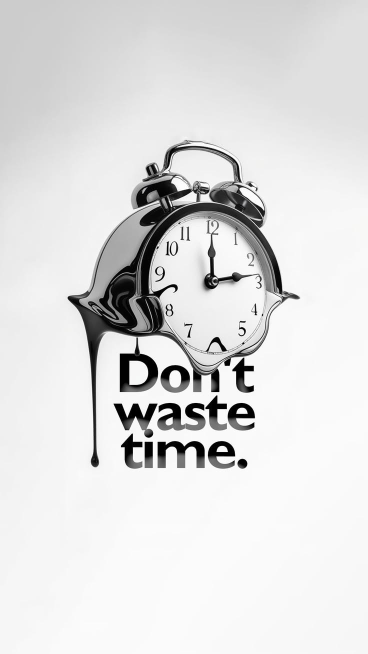
#> input picture motif297-film/assets/posters/clock_dont_waste_time.jpg, 736 x 1308 px (shown at 1/2 size); its folder holds only this picture in this run
$ python package.py
#> lines starting #> are read from the running program, lines starting #| are printed output that depends on the picture; after the words box and inside, x2 and y2 are one past the last pixel; in counts of white or black regions, pixels touching at a corner belong together
### motif297-film/src/engine.py
"""MOTIF 297 brand film — rendering engine.

Virtual camera over flat artwork: every poster (and the wall) is a plane in
3D space, viewed through a pinhole camera. Depth of field is derived from the
real per-pixel depth of that plane, motion blur from sub-frame camera samples.
Everything is procedural so the film can be re-rendered or re-timed exactly.
"""
import math
import os

import cv2
import numpy as np
from PIL import Image, ImageDraw, ImageFont

ROOT = os.path.dirname(os.path.dirname(os.path.abspath(__file__)))
ASSETS = os.path.join(ROOT, "assets")

W, H, FPS = 1080, 1920, 30
FOCAL = 1500.0
K = np.array([[FOCAL, 0, W / 2], [0, FOCAL, H / 2], [0, 0, 1.0]])

cv2.setNumThreads(1)


def hexrgb(h):
    return np.array([int(h[i:i + 2], 16) for i in (1, 3, 5)], np.float32) / 255.0


OBSIDIAN = hexrgb("#171717")
PAPER = hexrgb("#F4F0E8")
CONCRETE = hexrgb("#B7B2AA")
RUST = hexrgb("#B64A3A")

# ----------------------------------------------------------------- easing ---


def c01(x):
    return 0.0 if x < 0 else 1.0 if x > 1 else x


def e_lin(t):
    return t


def e_out_expo(t):
    return 1.0 if t >= 1 else 1 - 2 ** (-10 * t)


def e_in_expo(t):
    return 0.0 if t <= 0 else 2 ** (10 * t - 10)


# [6 lines left out: function e_inout_expo, not called in this run]


def e_out_cubic(t):
    return 1 - (1 - t) ** 3


def e_in_cubic(t):
    return t ** 3


def e_inout_cubic(t):
    return 4 * t ** 3 if t < .5 else 1 - (-2 * t + 2) ** 3 / 2


def e_out_quint(t):
    return 1 - (1 - t) ** 5


def e_inout_sine(t):
    return -(math.cos(math.pi * t) - 1) / 2


# [15 lines left out: function key, not called in this run]


def ramp(f, f0, f1, ease=e_out_expo):
    return ease(c01((f - f0) / max(1e-6, f1 - f0)))

# ----------------------------------------------------------------- camera ---


# [6 lines left out: function rotm, not called in this run]


class Cam:
    """Pinhole camera aimed at `target` (a point on the Z=0 plane) from `dist`."""

    # [12 lines left out: functions __init__, plane_H, not called in this run]

    def wall_H(self):
        return self.plane_H((0, 0, 0), (1, 0, 0), (0, 1, 0))

    def project(self, P):
        p = self.R @ (np.asarray(P, float) - self.C)
        return np.array([FOCAL * p[0] / p[2] + W / 2, FOCAL * p[1] / p[2] + H / 2]), p[2]

    # [32 lines left out: functions invz_map, dof_map, blur_fast, not called in this run]


SIG_LEVELS = [0.0, 1.5, 3.0, 6.0, 12.0, 24.0, 48.0]


# [36 lines left out: functions variable_blur, bloom, not called in this run]


def over(dst, rgb_premul, alpha):
    """Composite premultiplied rgb with alpha (H,W) over dst."""
    return rgb_premul + dst * (1 - alpha[..., None])


# ---------------------------------------------------------------- posters ---

class Poster:
    def __init__(self, name, path):
        self.name = name
        img = cv2.cvtColor(cv2.imread(path, cv2.IMREAD_COLOR), cv2.COLOR_BGR2RGB)
        img = img.astype(np.float32) / 255.0
        self.h, self.w = img.shape[:2]
        self.img = img
        self.levels, self.full = [], []
        cur = img
        for _ in range(6):
            pad = cv2.copyMakeBorder(cur, 2, 2, 2, 2, cv2.BORDER_CONSTANT, value=0)
            a = np.zeros(pad.shape[:2], np.float32)
            a[2:-2, 2:-2] = 1.0
            self.levels.append((np.dstack([pad, a]), cur.shape[1] / self.w, cur.shape[0] / self.h))
            self.full.append((cur, cur.shape[1] / self.w, cur.shape[0] / self.h))
            cur = cv2.resize(cur, (max(2, cur.shape[1] // 2), max(2, cur.shape[0] // 2)),
                             interpolation=cv2.INTER_AREA)

    # [35 lines left out: functions _scale_at, _level, warp_rgba, warp_full, not called in this run]


def load_posters():
    d = os.path.join(ASSETS, "posters")
    files = {
        "clock": "clock_dont_waste_time.jpg",
        "gt3black": "porsche_gt3rs_black.jpg",
        "gt3blue": "porsche_911gt3_blue.jpg",
        "rsblue": "porsche_gt3rs_blue_rear.jpg",
        "supra": "toyota_supra_mk5.jpg",
        "peaky": "peaky_blinders.jpg",
        "cr7": "cr7.jpg",
    }
    return {k: Poster(k, os.path.join(d, v)) for k, v in files.items()}


def macro_cam(target, scale, yaw=0.0, pitch=0.0, roll=0.0):
    """Camera over a poster whose world units are source pixels."""
    return Cam(target, FOCAL / scale, yaw, pitch, roll)


def render_macro(poster, cam, dof=0.0, focus=None):
    img = poster.warp_full(cam.wall_H())
    return variable_blur(img, dof_map(cam, dof, focus))


# [11 lines left out: function motion_samples, not called in this run]


# ------------------------------------------------------------------- type ---

FONT_FILES = {w: os.path.join(ASSETS, "fonts", f"jost-{w}.ttf") for w in (300, 400, 500, 600, 700)}
_fonts, _masks = {}, {}


# [36 lines left out: functions font, text_mask, not called in this run]


def text_width(text, size, weight=500, track=0.0):
    return text_mask(text, size, weight, track)[2]


# [59 lines left out: functions draw_mask, draw_text, rect, not called in this run]

# -------------------------------------------------------------- finishing ---


def _sig(x):
    return 1 / (1 + np.exp(-6 * (x - 0.5)))


_S0, _S1 = _sig(0.0), _sig(1.0)


# [7 lines left out: function grade, not called in this run]


_yy, _xx = np.mgrid[0:H, 0:W].astype(np.float32)
_r = np.sqrt(((_xx - W / 2) / (W * 0.62)) ** 2 + ((_yy - H / 2) / (H * 0.62)) ** 2)
VIGNETTE = (1.0 - 0.16 * np.clip(_r - 0.35, 0, None) ** 1.6).astype(np.float32)[..., None]
del _yy, _xx, _r

_rng = np.random.default_rng(297)
GRAIN = []
for _ in range(6):
    g = _rng.standard_normal((H, W)).astype(np.float32)
    g = cv2.GaussianBlur(g, (0, 0), 0.65)
    GRAIN.append(g / g.std())


# [7 lines left out: function finish, not called in this run]

### motif297-film/src/film.py
"""MOTIF 297 — "Walls With a Point of View" — shot timeline and render.

100 BPM -> one beat = 18 frames at 30 fps. Every cut and hit sits on that grid.
Run:  python3 film.py            (full render, 3 versions + audio mux)
      python3 film.py stills 0 18 72 ...   (QC stills)
"""
import json
import math
import os
import subprocess
import sys
from multiprocessing import get_context

import numpy as np
import cv2

from engine import (W, H, FPS, FOCAL, OBSIDIAN, PAPER, CONCRETE, RUST, Cam, key, ramp, c01,
                    e_lin, e_out_expo, e_in_expo, e_out_cubic, e_in_cubic, e_inout_cubic,
                    e_inout_sine, e_out_quint, macro_cam, render_macro, variable_blur, dof_map,
                    blur_fast, bloom, grade, finish, load_posters, motion_samples, draw_text,
                    draw_mask, text_mask, text_width, font, rect)

BEAT = 18
TOTAL = 846  # 28.2 s

ROOT = os.path.dirname(os.path.dirname(os.path.abspath(__file__)))
OUT = os.path.join(ROOT, "deliverables")

P = None
WALL = None

# --------------------------------------------------------------- the wall ---

SLOT_W, SLOT_H = 21.0, 29.7          # A4 in cm
LAYOUT = {                            # 2-3-2 arrangement, 6 cm gutters
    "clock": (-13.5, -35.7), "gt3blue": (13.5, -35.7),
    "cr7": (-27.0, 0.0), "gt3black": (0.0, 0.0), "supra": (27.0, 0.0),
    "rsblue": (-13.5, 35.7), "peaky": (13.5, 35.7),
}
# landing frame (poster flat on the wall) — all on the beat grid
LAND = {"gt3black": 432, "clock": 468, "supra": 486, "rsblue": 504,
        "gt3blue": 513, "cr7": 522, "peaky": 531}
LIGHT_DIR = np.array([0.42, 0.55, 1.0]) / np.linalg.norm([0.42, 0.55, 1.0])


# [6 lines left out: function sbox, not called in this run]


class WallWorld:
    PPC, LPC = 6.0, 2.0
    X0, X1, Y0, Y1 = -170.0, 170.0, -240.0, 240.0

    # [122 lines left out: functions __init__, light_tex, poster_dims, poster_state, quad_mask, render_wall and 1 more, not called in this run]


TAIL_DY = 58.0
LINE_Y = 960 - TAIL_DY * 3.25


# [51 lines left out: functions plate_A, rect_mask, cam_B, not called in this run]


YAW_B = 32


# [11 lines left out: functions plate_B, cam_C, not called in this run]


def plate_C(f):
    return grade(render_macro(P["supra"], cam_C(f), 30))


# D — CR letterforms: whip lands, focus on the type, the figure falls out of focus
def cam_D(f):
    tx = key(f, [(153, -420), (165, 300, e_out_expo), (189, 330, e_lin)])
    return macro_cam((tx, 430), 3.6, 10, 26, 0)


def plate_D(f):
    return grade(render_macro(P["cr7"], cam_D(f), 34))


# E — editorial title type, slow track, then a roll that spins into the wheel
# [5 lines left out: function cam_E, not called in this run]


def plate_E(f):
    return grade(render_macro(P["peaky"], cam_E(f), 34))


# F — wheel: the roll resolves, then a push through the hub
# [4 lines left out: function cam_F, not called in this run]


def plate_F(f):
    return grade(render_macro(P["gt3blue"], cam_F(f), 30))


# G — the push lands on a full beauty frame of the car, then light floods to paper
# [13 lines left out: functions cam_G, plate_G, not called in this run]


# --- H: the format card (A4, 210 x 297 mm) -----------------------------------

_rng = np.random.default_rng(11)
_fib = _rng.standard_normal((H // 2, W // 2)).astype(np.float32)
_fib = cv2.GaussianBlur(_fib, (0, 0), sigmaX=3.0, sigmaY=0.7)
_fib = cv2.resize(_fib / _fib.std(), (W, H), interpolation=cv2.INTER_CUBIC)
_gy, _gx = np.mgrid[0:H, 0:W].astype(np.float32)
_grad = (1.035 - 0.10 * ((_gx / W) * 0.4 + (_gy / H) * 0.6)).astype(np.float32)
PAPER_TEX = (PAPER[None, None, :] * (_grad * (1 + 0.010 * _fib))[..., None]).astype(np.float32)
OBS_TEX = (OBSIDIAN[None, None, :] * (1.0 + 0.10 * np.exp(-(((_gx - W / 2) / 700) ** 2 + ((_gy - H * 0.47) / 900) ** 2))
                                      + 0.02 * _fib)[..., None]).astype(np.float32)
del _gy, _gx

A4_W, A4_H = 500.0, 500.0 * 297 / 210   # on-screen at zoom 1


def h_zoom(f):
    return key(f, [(297, 1.0), (339, 1.07, e_lin), (351, 3.3, e_in_cubic)])


# [77 lines left out: functions a4_outline, dim_line, h_geom, zoom_tex, plate_H, samples_H, not called in this run]


# --- I: the wall — blank, then a point of view --------------------------------

def sun_x(f):
    return key(f, [(331, -52), (540, -34, e_lin), (594, -6, e_inout_cubic), (680, 4, e_lin)])


# [8 lines left out: function cam_I, not called in this run]


def plate_I(f):
    return grade(render_wall(cam_I(f), f, list(LAYOUT), sun_x(f)))


# --- J: the hero — perspective dolly along the finished wall ------------------

# [18 lines left out: functions cam_J, plate_J, not called in this run]


# --- K: the brand -------------------------------------------------------------

END_A4 = (540.0, 930.0, 460.0, 460.0 * 297 / 210)


# [6 lines left out: function plate_K, not called in this run]


SHOTS = [
    (0, 72, cam_A, plate_A), (72, 117, cam_B, plate_B), (117, 153, cam_C, plate_C),
    (153, 189, cam_D, plate_D), (189, 225, cam_E, plate_E), (225, 261, cam_F, plate_F),
    (261, 297, cam_G, plate_G), (297, 351, None, plate_H), (351, 594, cam_I, plate_I),
    (594, 666, cam_J, plate_J), (666, TOTAL, None, plate_K),
]


# [155 lines left out: functions shot_at, plate, char_layout, headline, label, digits and 3 more, not called in this run]


CAPTIONS = [
    (0, 66, "[low hum · a thin tone rises]"),
    (72, 150, "[cinematic pulse · clock ticking]"),
    (150, 294, "[whooshes · paper flick · metal ring]"),
    (297, 348, "[mechanical counter clicks]"),
    (351, 414, "[music stops · a clock ticks]"),
    (414, 462, "[poster pressed onto the wall]"),
    (462, 588, "[music builds · posters tap in]"),
    (594, 648, "[music swells]"),
    (648, 684, "[deep whoosh]"),
    (690, 846, "[music resolves · one last tick]"),
]


# [9 lines left out: function caption_layer, not called in this run]

# ---------------------------------------------------------------- render ----


def init():
    global P, WALL
    if P is None:
        P = load_posters()
        WALL = WallWorld()


# [61 lines left out: functions end_drift, render_frame, ffmpeg_writer, render_all, stills, not called in this run]


# [6 lines that do not run on import are left out]

### motif297-film/src/package.py
"""Package deliverables: mux audio, write SRT + timeline, render thumbnail."""
import json
import os
import shutil
import subprocess
import sys

import cv2
import numpy as np

import film
from engine import W, H, OBSIDIAN, PAPER, RUST, Cam, FOCAL, grade, finish, draw_text, text_width, font

OUT = film.OUT
AUD = os.path.join(OUT, "audio")
MIX = os.path.join(AUD, "MOTIF297_Mix_Stereo_48k24.wav")


def tc(f, fps=30):
    s, fr = divmod(int(f), fps)
    return f"00:{s // 60:02d}:{s % 60:02d}:{fr:02d}"


def srt_time(f):
    ms = int(round(f / 30 * 1000))
    h, ms = divmod(ms, 3600000)
    m, ms = divmod(ms, 60000)
    s, ms = divmod(ms, 1000)
    return f"{h:02d}:{m:02d}:{s:02d},{ms:03d}"


# [10 lines left out: function mux, not called in this run]


def write_srt():
    lines = []
    for i, (f0, f1, txt) in enumerate(film.CAPTIONS, 1):
        lines += [str(i), f"{srt_time(f0)} --> {srt_time(f1)}", txt, ""]
    with open(os.path.join(OUT, "MOTIF297_BrandFilm_Captions_SDH.srt"), "w") as fh:
        fh.write("\n".join(lines))


SHOTS = [
    dict(n=1, act="1 HOOK", f_in=0, f_out=72, source="porsche_gt3rs_black.jpg",
         picture="Black frame. A Signal Rust hairline draws out from the centre (tips glowing), widens and "
                 "graphic-matches into the GT3 RS taillight as the car lights up around it. Slow macro orbit, "
                 "focus falls off across the body.",
         transition_out="Light transition: the taillight glow blooms to warm white (exposure ramp + bloom).",
         sound="Sub swell + glass line tone that follows the draw; first hit on frame 18; dark Dm drone; "
               "air swell into the white."),
    dict(n=2, act="2 CRAFT", f_in=72, f_out=117, source="clock_dont_waste_time.jpg",
         picture="White resolves into the melting clock. Camera tilts down the ink drip; focus plane runs along the "
                 "drip, the type falls soft. Tag: ART.",
         transition_out="Motion-matched tilt: accelerates down (motion blur) into the next shot.",
         sound="Pulse enters at 100 BPM, clock ticks on 8ths (tick/tock); downward whoosh; ink 'plip' on the cut."),
    dict(n=3, act="2 CRAFT", f_in=117, f_out=153, source="toyota_supra_mk5.jpg",
         picture="Downward move lands on the brush-lettering ink drips. Tag: AUTOMOTIVE.",
         transition_out="Whip-pan right (motion blur).",
         sound="Brush swish; whoosh L->R on the whip."),
    dict(n=4, act="2 CRAFT", f_in=153, f_out=189, source="cr7.jpg",
         picture="Whip lands on the CR letterforms; the figure below is thrown out of focus. Tag: SPORT.",
         transition_out="Graphic match cut, type to type, on the beat.",
         sound="Low landing thud; paper flick on the cut."),
    dict(n=5, act="2 CRAFT", f_in=189, f_out=225, source="peaky_blinders.jpg",
         picture="Slow track across the editorial title type. Tag: CINEMA. Camera rolls into a spin.",
         transition_out="Spin (roll) transition, continued in the next shot.",
         sound="Rotational whoosh with flutter."),
    dict(n=6, act="2 CRAFT", f_in=225, f_out=261, source="porsche_911gt3_blue.jpg",
         picture="The spin resolves on the wheel; push through the hub.",
         transition_out="Zoom-through (radial motion blur).",
         sound="Metallic shimmer (inharmonic partials); rising whoosh + air thump."),
    dict(n=7, act="2 CRAFT", f_in=261, f_out=297, source="porsche_gt3rs_blue_rear.jpg",
         picture="Push lands on the rear three-quarter and its reflection.",
         transition_out="Light transition to Warm Paper.",
         sound="Air swell into white."),
    dict(n=8, act="2 CRAFT", f_in=297, f_out=351, source="(graphic)",
         picture="Warm Paper. An A4 outline draws itself; rust dimension lines extend while counters roll to 210 and "
                 "297 mm. 'A4 ADHESIVE ART POSTERS'. The A4 frame becomes a window onto the wall.",
         transition_out="Masking transition + zoom-through the A4 window.",
         sound="Pen scratch; mechanical counter clicks (decelerating); deep whoosh. Music cuts at the window."),
    dict(n=9, act="3 TRANSFORMATION", f_in=351, f_out=414, source="(virtual wall)",
         picture="A blank wall in window light. 'A BLANK WALL / SAYS NOTHING.' Camera begins to push in.",
         transition_out="Continuous push-in.",
         sound="Strategic silence: room tone and a single clock ticking in the space."),
    dict(n=10, act="3 TRANSFORMATION", f_in=414, f_out=468, source="porsche_gt3rs_black.jpg",
         picture="The GT3 RS poster arrives top-edge first and is pressed flat (shadow tightens to contact). "
                 "'SAY SOMETHING.'",
         transition_out="Continuous pull-back.",
         sound="Paper flutter; top-edge tap; PRESS on the beat (music returns); smoothing swipe."),
    dict(n=11, act="3 TRANSFORMATION", f_in=468, f_out=594, source="all seven posters",
         picture="Pull back as six more posters land on the beat (accelerating), forming a 2-3-2 gallery wall; "
                 "window light drifts across.",
         transition_out="Hard cut on the musical hit after a 6-frame silence.",
         sound="Each poster: flutter + press; 16th ostinato, strings crescendo, riser, accelerating ticks, "
               "reverse cymbal, 0.2 s gap."),
    dict(n=12, act="4 BRAND", f_in=594, f_out=666, source="all seven posters",
         picture="HERO: perspective dolly along the finished wall, shallow focus, sun moving. A dark foreground "
                 "pillar passes the lens.",
         transition_out="Foreground object wipe to Obsidian.",
         sound="Reveal hit: sub boom + Fmaj9 stab; deep L->R whoosh into the wipe."),
    dict(n=13, act="4 BRAND", f_in=666, f_out=846, source="(graphic)",
         picture="Obsidian. A4 outline draws; rust 297 mm dimension line; MOTIF / 297 rises letter by letter; "
                 "'WALLS WITH A POINT OF VIEW' + the rust full stop. Slow ambient push.",
         transition_out="End (holds for loop).",
         sound="Line tone (callback to the hook); logo hit + Dm(add9) bells; final single clock tick on the "
               "full stop; music resolves."),
]

TEXT = [
    (82, 113, "Tag: ART (placeholder theme — replace with real collection name)"),
    (125, 151, "Tag: AUTOMOTIVE (placeholder)"),
    (162, 190, "Tag: SPORT (placeholder)"),
    (197, 221, "Tag: CINEMA (placeholder)"),
    (309, 345, "210 / 297 MM counters"),
    (322, 345, "A4 ADHESIVE ART POSTERS"),
    (360, 409, "A BLANK WALL / SAYS NOTHING."),
    (441, 473, "SAY SOMETHING."),
    (702, 846, "MOTIF / 297 (typographic wordmark — placeholder until the official logo file is supplied)"),
    (712, 846, "297 MM (dimension label)"),
    (738, 846, "WALLS WITH A POINT OF VIEW."),
]


def write_timeline():
    d = os.path.join(OUT, "timeline")
    os.makedirs(d, exist_ok=True)
    data = dict(
        title="MOTIF 297 — Walls With a Point of View", fps=30, resolution=[W, H], duration_frames=film.TOTAL,
        duration_seconds=film.TOTAL / 30, tempo_bpm=100, frames_per_beat=18,
        shots=[dict(s, tc_in=tc(s["f_in"]), tc_out=tc(s["f_out"]), seconds=round((s["f_out"] - s["f_in"]) / 30, 2))
               for s in SHOTS],
        on_screen_text=[dict(f_in=a, f_out=b, tc_in=tc(a), tc_out=tc(b), text=t) for a, b, t in TEXT],
        captions_sdh=[dict(f_in=a, f_out=b, text=t) for a, b, t in film.CAPTIONS],
        poster_landing_frames=film.LAND,
        project="Procedural project: src/film.py (picture), src/audio.py (score + SFX), src/engine.py. "
                "Re-render with `python3 src/film.py && python3 src/audio.py && python3 src/package.py`.",
    )
    with open(os.path.join(d, "MOTIF297_timeline.json"), "w") as fh:
        json.dump(data, fh, indent=2)
    md = ["# MOTIF 297 — Edit Decision List / Cue Sheet", "",
          "30 fps · 1080×1920 · 100 BPM (1 beat = 18 frames) · 28.2 s", "",
          "| # | Act | TC in | TC out | Dur | Source | Picture | Transition out | Sound |",
          "|---|---|---|---|---|---|---|---|---|"]
    for s in SHOTS:
        md.append(f"| {s['n']} | {s['act']} | {tc(s['f_in'])} | {tc(s['f_out'])} | {(s['f_out'] - s['f_in']) / 30:.2f}s "
                  f"| {s['source']} | {s['picture']} | {s['transition_out']} | {s['sound']} |")
    md += ["", "## On-screen text", "", "| TC in | TC out | Text |", "|---|---|---|"]
    md += [f"| {tc(a)} | {tc(b)} | {t} |" for a, b, t in TEXT]
    md += ["", "## Poster landing frames (each lands on the beat grid)", ""]
    md += [f"- {k}: frame {v} ({tc(v)})" for k, v in film.LAND.items()]
    with open(os.path.join(d, "MOTIF297_cue_sheet.md"), "w") as fh:
        fh.write("\n".join(md) + "\n")


def thumbnail():
    """Cover frame: the finished wall + wordmark, key content inside the 3:4 grid-safe area."""
    film.init()
    cam = Cam((0.0, -11.0), FOCAL / 10.4)
    img = grade(film.render_wall(cam, 700, list(film.LAYOUT), -20.0))
    size, track = 92, 0.14
    tw = text_width("MOTIF 297", size, 500, track)
    draw_text(img, "MOTIF 297", size, 500, track, OBSIDIAN, 540, 330, anchor="center")
    words = "WALLS WITH A POINT OF VIEW"
    s2 = 30
    w2 = text_width(words, s2, 500, 0.26)
    dot = text_width(".", s2, 700, 0)
    x = 540 - (w2 + dot + 4) / 2
    draw_text(img, words, s2, 500, 0.26, OBSIDIAN, x, 418)
    draw_text(img, ".", s2, 700, 0, RUST, x + w2 + 4, 418)
    out = finish(img, 7)
    cv2.imwrite(os.path.join(OUT, "MOTIF297_Thumbnail_1080x1920.jpg"), cv2.cvtColor(out, cv2.COLOR_RGB2BGR),
                [cv2.IMWRITE_JPEG_QUALITY, 95])
    crop = out[240:1680]
    cv2.imwrite(os.path.join(OUT, "MOTIF297_Thumbnail_GridCrop_1080x1440.jpg"), cv2.cvtColor(crop, cv2.COLOR_RGB2BGR),
                [cv2.IMWRITE_JPEG_QUALITY, 95])


if __name__ == "__main__":
    steps = sys.argv[1:] or ["srt", "timeline", "thumb", "mux"]
    if "srt" in steps:
        write_srt()
    if "timeline" in steps:
        write_timeline()
    if "thumb" in steps:
        thumbnail()
#> the loop in __init__, `for _ in range(6):` made 6 passes
#> pass 1, in __init__, `pad = cv2.copyMakeBorder(cur, 2, 2, 2, 2, cv2.BORDER_CONSTANT, value=0)`:
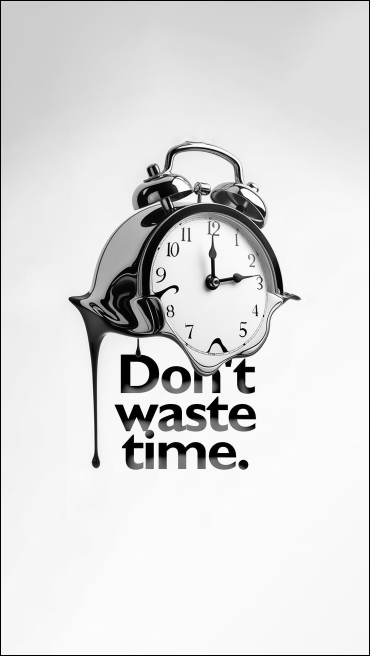
#> pad: shape (1312, 740, 3) float32 (shown at 1/2 size); mean R, G, B 0.866, 0.866, 0.866
#> pass 1, in __init__, `cur = cv2.resize(cur, (max(2, cur.shape[1] // 2), max(2, cur.shape[0] ..`:
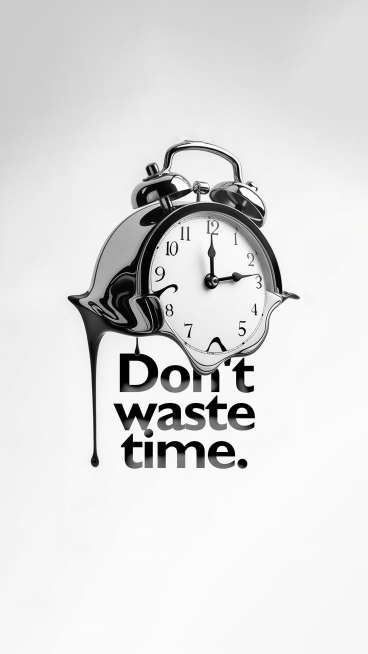
#> cur: shape (654, 368, 3) float32; mean R, G, B 0.871, 0.871, 0.871
#> pass 2, in __init__, `pad = cv2.copyMakeBorder(cur, 2, 2, 2, 2, cv2.BORDER_CONSTANT, value=0)`:
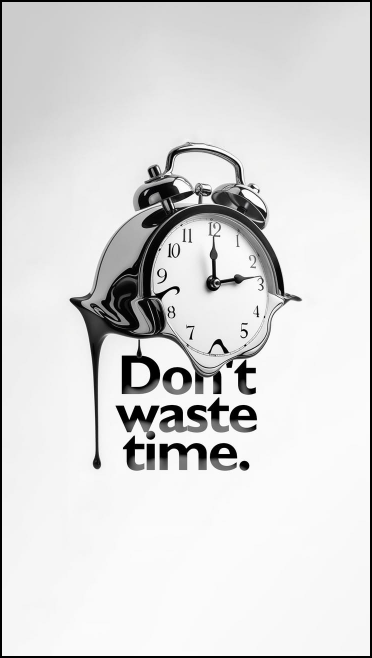
#> pad: shape (658, 372, 3) float32; mean R, G, B 0.857, 0.857, 0.857
#> pass 2, in __init__, `cur = cv2.resize(cur, (max(2, cur.shape[1] // 2), max(2, cur.shape[0] ..`:
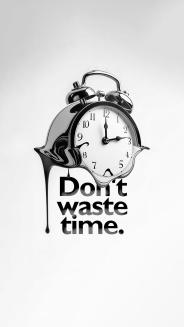
#> cur: shape (327, 184, 3) float32; mean R, G, B 0.872, 0.872, 0.872
#> after the loop in __init__, `for _ in range(6):`:
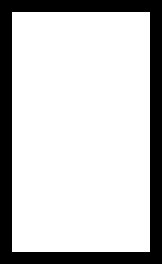
#> a: shape (44, 27) float32 (shown 6 times larger); values 0 (black) and 1 (white), 77.4% white; 1 black region, box (x1, y1, x2, y2) and area: (0, 0, 27, 44) 268
#> after the loop in __init__, `for _ in range(6):`: self.full = 6 items
#> (the run stopped early here; a loop or call above may not have finished)
